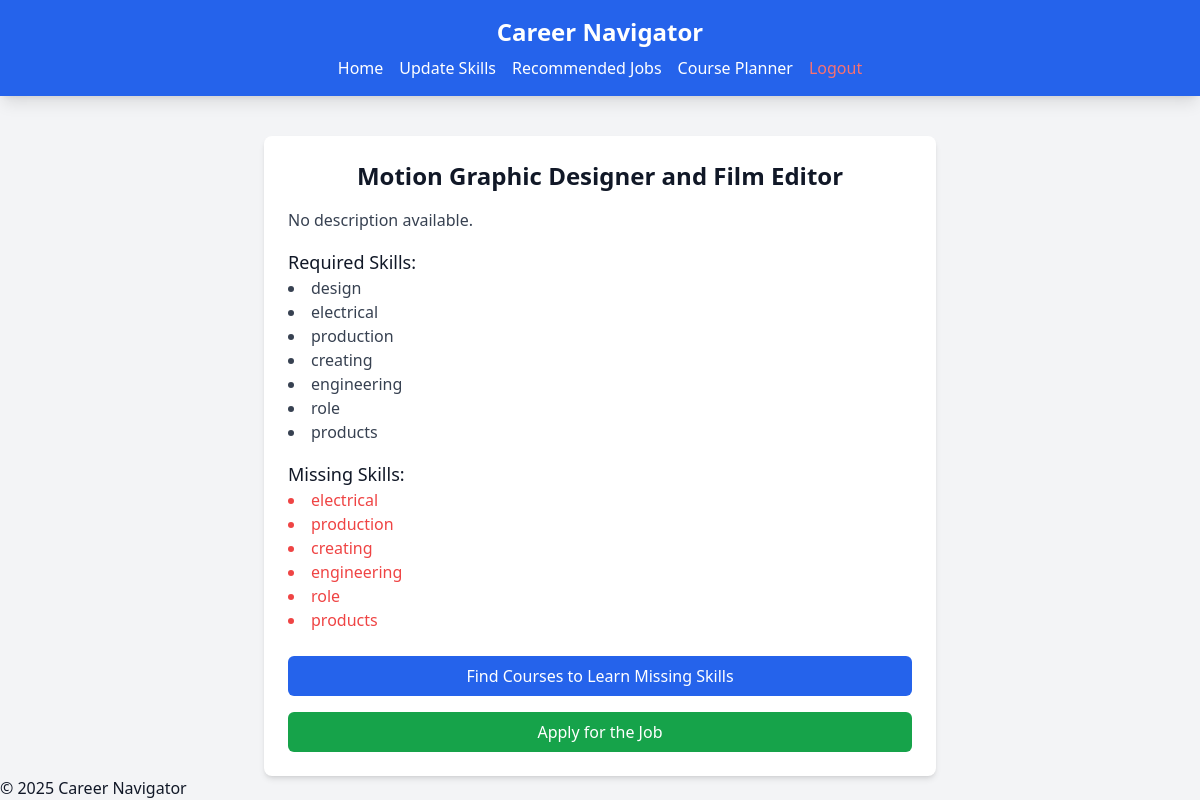
/jobs/job_details.php?id=60 (signed in), run on the app's committed database.
### tables this page shows
CREATE TABLE `jobs` (
  `id` int(11) NOT NULL,
  `title` varchar(255) NOT NULL,
  `company` varchar(255) NOT NULL,
  `skills_required` text NOT NULL,
  `job_url` varchar(255) NOT NULL
);

### jobs/job_details.php (the view, shortened to what this page needs)
<?php
include '../includes/config.php';
$user_id = $_SESSION['user_id'];
$job_id = $_GET['id'];
$stmt = $conn->prepare("SELECT skills FROM users WHERE id = ?");
$stmt->bind_param("i", $user_id);
$stmt->execute();
$result = $stmt->get_result();
$user = $result->fetch_assoc();
$user_skills_raw = $user['skills'] ?? '';
$stmt = $conn->prepare("SELECT title, skills_required, job_url FROM jobs WHERE id = ?");
$stmt->bind_param("i", $job_id);
$stmt->execute();
$result = $stmt->get_result();
$job = $result->fetch_assoc();
$title = $job['title'] ?? 'Job Title Not Available';
$description = $job['description'] ?? 'No description available.';
$job_skills_raw = $job['skills_required'] ?? '';
$url = $job['job_url'] ?? '#';
$user_skills = array_map('mb_strtolower', array_map('trim', explode(',', $user_skills_raw)));
$job_skills = array_map('mb_strtolower', array_map('trim', explode(',', $job_skills_raw)));
$user_skills = array_filter($user_skills);
$job_skills = array_filter($job_skills);
$missing_skills = array_diff($job_skills, $user_skills);
?>
<!DOCTYPE html>
<html lang="en">
<head>
    <script src="https://cdn.tailwindcss.com"></script>
</head>
<body class="bg-gray-100 text-gray-900">
<header class="bg-blue-600 text-white p-4 shadow-lg">
    <h1 class="text-2xl font-bold text-center">Career Navigator</h1>
    <nav class="flex justify-center space-x-4 mt-2">
        <a href="../home.php" class="hover:underline">Home</a>
        <a href="../users/assessment.php" class="hover:underline">Update Skills</a>
        <a href="../jobs/recommend_jobs.php" class="hover:underline">Recommended Jobs</a>
        <a href="../planner.php" class="hover:underline">Course Planner</a>
        <a href="../auth/logout.php" class="hover:underline text-red-400">Logout</a>
    </nav>
</header>
<div class="max-w-2xl mx-auto mt-10 p-6 bg-white rounded-lg shadow-md">
    <h2 class="text-2xl font-semibold text-center mb-4"><?php echo htmlspecialchars($title); ?></h2>
    <p class="text-gray-700 mb-4"><?php echo nl2br(htmlspecialchars($description)); ?></p>
    <h3 class="text-lg font-medium">Required Skills:</h3>
    <ul class="list-disc list-inside mb-4">
        <?php foreach ($job_skills as $skill): ?>
            <li class="text-gray-700"><?php echo htmlspecialchars($skill); ?></li>
        <?php endforeach; ?>
    </ul>
    <h3 class="text-lg font-medium">Missing Skills:</h3>
    <?php if (empty($missing_skills)): ?>
        <p class="text-green-600 font-semibold">None! You qualify for this job.</p>
    <?php else: ?>
        <ul class="list-disc list-inside text-red-500">
            <?php foreach ($missing_skills as $skill): ?>
                <li><?php echo htmlspecialchars($skill); ?></li>
            <?php endforeach; ?>
        </ul>
    <?php endif; ?>
    <div class="mt-6 flex flex-col space-y-4">
        <?php if (!empty($missing_skills)): ?>
            <a href="../courses.php?missing_skills=<?php echo urlencode(implode(',', $missing_skills)); ?>">
                <button class="w-full bg-blue-600 text-white px-4 py-2 rounded-md hover:bg-blue-700 transition">
                    Find Courses to Learn Missing Skills
                </button>
            </a>
        <?php endif; ?>
        <a href="<?php echo htmlspecialchars($url); ?>" target="_blank">
            <button class="w-full bg-green-600 text-white px-4 py-2 rounded-md hover:bg-green-700 transition">
                Apply for the Job
            </button>
        </a>
    </div>
</div>
<?php include '../includes/footer.php'; ?>
</body>
</html>

### data on the page
jobs: title "Motion Graphic Designer and Film Editor", skills_required "design", skills_required "electrical", skills_required "production", skills_required "creating", skills_required "engineering", skills_required "role", skills_required "products"

### other printed values
$description "No description available."
$skill "electrical"
$skill "production"
$skill "creating"
$skill "engineering"
$skill "role"
$skill "products"
